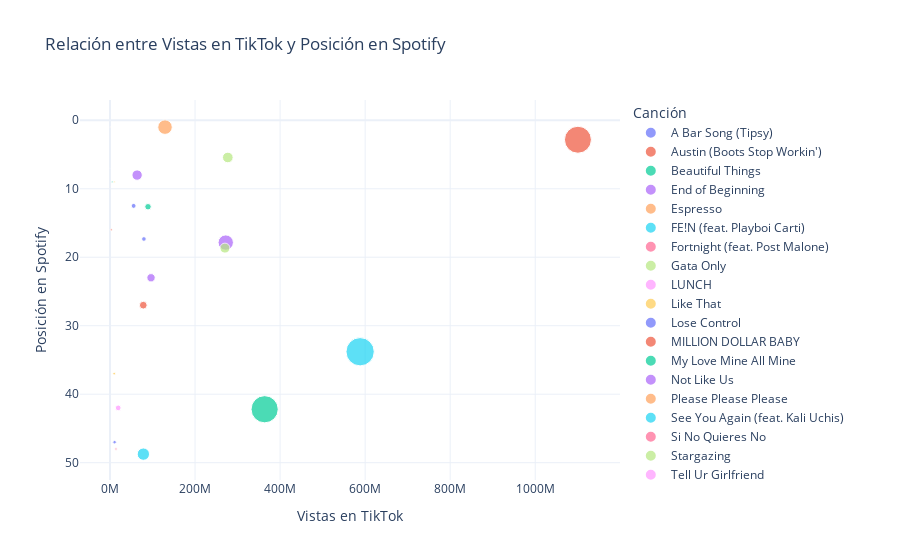

Notebook source saved alongside this figure:
### Code cell
# Convertir la columna 'date' a datetime en el dataframe fusionado
spotifytiktok_df['date'] = pd.to_datetime(spotifytiktok_df['date'])

# Agrupar por canción y calcular vistas y likes totales por canción en TikTok
song_impact_tiktok = spotifytiktok_df.groupby('trackName').agg({'views': 'sum', 'likes': 'sum'}).reset_index()

# Renombrar columnas para mayor claridad
song_impact_tiktok.rename(columns={'trackName': 'Canción', 'views': 'Vistas en TikTok', 'likes': 'Likes en TikTok'}, inplace=True)

# Calcular la posición promedio por canción en Spotify
song_impact_spotify = spotifytiktok_df.groupby('trackName').agg({'position_y': 'mean'}).reset_index()

# Renombrar columnas para mayor claridad
song_impact_spotify.rename(columns={'trackName': 'Canción', 'position_y': 'Posición Promedio en Spotify'}, inplace=True)

# Fusionar los datasets de impacto en TikTok y posiciones en Spotify
combined_df = pd.merge(song_impact_tiktok, song_impact_spotify, on='Canción')

# Crear el gráfico de dispersión con vistas en el eje X y likes en el tamaño de los puntos
fig = px.scatter(
    combined_df,
    x='Vistas en TikTok',
    y='Posición Promedio en Spotify',
    size='Likes en TikTok',
    color='Canción',
    title='Relación entre Vistas en TikTok y Posición en Spotify',
    labels={'Vistas en TikTok': 'Vistas en TikTok', 'Posición Promedio en Spotify': 'Posición en Spotify'},
    template='plotly_white',
    hover_data={'Likes en TikTok': True}  # Agregar likes en el hover
)

# Invertir el eje Y para que la posición 1 esté en la parte superior
fig.update_yaxes(autorange="reversed")

# Ajustar las etiquetas del eje X a millones
fig.update_xaxes(tickvals=[0, 200_000_000, 400_000_000, 600_000_000, 800_000_000, 1_000_000_000],
                 ticktext=['0M', '200M', '400M', '600M', '800M', '1000M'])

# Mostrar el gráfico
fig.show()

### Figure 1 — Plotly figure (JSON) as saved in the notebook; plotly's stock layout.template omitted (floating-point values rounded to 4 significant figures)
{"data": [{"customdata": [[2477600]], "hovertemplate": "Canción=A Bar Song (Tipsy)<br>Vistas en TikTok=%{x}<br>Posición en Spotify=%{y}<br>Likes en TikTok=%{customdata[0]}<extra></extra>", "legendgroup": "A Bar Song (Tipsy)", "marker": {"color": "#636efa", "size": [2477600], "sizemode": "area", "sizeref": 207100.0, "symbol": "circle"}, "mode": "markers", "name": "A Bar Song (Tipsy)", "orientation": "v", "showlegend": true, "type": "scatter", "x": [55600000], "xaxis": "x", "y": [12.5], "yaxis": "y"}, {"customdata": [[6200000]], "hovertemplate": "Canción=Austin (Boots Stop Workin')<br>Vistas en TikTok=%{x}<br>Posición en Spotify=%{y}<br>Likes en TikTok=%{customdata[0]}<extra></extra>", "legendgroup": "Austin (Boots Stop Workin')", "marker": {"color": "#EF553B", "size": [6200000], "sizemode": "area", "sizeref": 207100.0, "symbol": "circle"}, "mode": "markers", "name": "Austin (Boots Stop Workin')", "orientation": "v", "showlegend": true, "type": "scatter", "x": [78300000], "xaxis": "x", "y": [27], "yaxis": "y"}, {"customdata": [[348700]], "hovertemplate": "Canción=Beautiful Things<br>Vistas en TikTok=%{x}<br>Posición en Spotify=%{y}<br>Likes en TikTok=%{customdata[0]}<extra></extra>", "legendgroup": "Beautiful Things", "marker": {"color": "#00cc96", "size": [348700], "sizemode": "area", "sizeref": 207100.0, "symbol": "circle"}, "mode": "markers", "name": "Beautiful Things", "orientation": "v", "showlegend": true, "type": "scatter", "x": [5200000], "xaxis": "x", "y": [9], "yaxis": "y"}, {"customdata": [[24343200]], "hovertemplate": "Canción=End of Beginning<br>Vistas en TikTok=%{x}<br>Posición en Spotify=%{y}<br>Likes en TikTok=%{customdata[0]}<extra></extra>", "legendgroup": "End of Beginning", "marker": {"color": "#ab63fa", "size": [24343200], "sizemode": "area", "sizeref": 207100.0, "symbol": "circle"}, "mode": "markers", "name": "End of Beginning", "orientation": "v", "showlegend": true, "type": "scatter", "x": [272200000], "xaxis": "x", "y": [17.86], "yaxis": "y"}, {"customdata": [[54800]], "hovertemplate": "Canción=Espresso<br>Vistas en TikTok=%{x}<br>Posición en Spotify=%{y}<br>Likes en TikTok=%{customdata[0]}<extra></extra>", "legendgroup": "Espresso", "marker": {"color": "#FFA15A", "size": [54800], "sizemode": "area", "sizeref": 207100.0, "symbol": "circle"}, "mode": "markers", "name": "Espresso", "orientation": "v", "showlegend": true, "type": "scatter", "x": [638800], "xaxis": "x", "y": [1], "yaxis": "y"}, {"customdata": [[82839500]], "hovertemplate": "Canción=FE!N (feat. Playboi Carti)<br>Vistas en TikTok=%{x}<br>Posición en Spotify=%{y}<br>Likes en TikTok=%{customdata[0]}<extra></extra>", "legendgroup": "FE!N (feat. Playboi Carti)", "marker": {"color": "#19d3f3", "size": [82839500], "sizemode": "area", "sizeref": 207100.0, "symbol": "circle"}, "mode": "markers", "name": "FE!N (feat. Playboi Carti)", "orientation": "v", "showlegend": true, "type": "scatter", "x": [588200000], "xaxis": "x", "y": [33.8], "yaxis": "y"}, {"customdata": [[187400]], "hovertemplate": "Canción=Fortnight (feat. Post Malone)<br>Vistas en TikTok=%{x}<br>Posición en Spotify=%{y}<br>Likes en TikTok=%{customdata[0]}<extra></extra>", "legendgroup": "Fortnight (feat. Post Malone)", "marker": {"color": "#FF6692", "size": [187400], "sizemode": "area", "sizeref": 207100.0, "symbol": "circle"}, "mode": "markers", "name": "Fortnight (feat. Post Malone)", "orientation": "v", "showlegend": true, "type": "scatter", "x": [2300000], "xaxis": "x", "y": [16], "yaxis": "y"}, {"customdata": [[11700000]], "hovertemplate": "Canción=Gata Only<br>Vistas en TikTok=%{x}<br>Posición en Spotify=%{y}<br>Likes en TikTok=%{customdata[0]}<extra></extra>", "legendgroup": "Gata Only", "marker": {"color": "#B6E880", "size": [11700000], "sizemode": "area", "sizeref": 207100.0, "symbol": "circle"}, "mode": "markers", "name": "Gata Only", "orientation": "v", "showlegend": true, "type": "scatter", "x": [277100000], "xaxis": "x", "y": [5.429], "yaxis": "y"}, {"customdata": [[6387]], "hovertemplate": "Canción=LUNCH<br>Vistas en TikTok=%{x}<br>Posición en Spotify=%{y}<br>Likes en TikTok=%{customdata[0]}<extra></extra>", "legendgroup": "LUNCH", "marker": {"color": "#FF97FF", "size": [6387], "sizemode": "area", "sizeref": 207100.0, "symbol": "circle"}, "mode": "markers", "name": "LUNCH", "orientation": "v", "showlegend": true, "type": "scatter", "x": [24700], "xaxis": "x", "y": [7], "yaxis": "y"}, {"customdata": [[759500]], "hovertemplate": "Canción=Like That<br>Vistas en TikTok=%{x}<br>Posición en Spotify=%{y}<br>Likes en TikTok=%{customdata[0]}<extra></extra>", "legendgroup": "Like That", "marker": {"color": "#FECB52", "size": [759500], "sizemode": "area", "sizeref": 207100.0, "symbol": "circle"}, "mode": "markers", "name": "Like That", "orientation": "v", "showlegend": true, "type": "scatter", "x": [9900000], "xaxis": "x", "y": [37], "yaxis": "y"}, {"customdata": [[2217400]], "hovertemplate": "Canción=Lose Control<br>Vistas en TikTok=%{x}<br>Posición en Spotify=%{y}<br>Likes en TikTok=%{customdata[0]}<extra></extra>", "legendgroup": "Lose Control", "marker": {"color": "#636efa", "size": [2217400], "sizemode": "area", "sizeref": 207100.0, "symbol": "circle"}, "mode": "markers", "name": "Lose Control", "orientation": "v", "showlegend": true, "type": "scatter", "x": [79800000], "xaxis": "x", "y": [17.33], "yaxis": "y"}, {"customdata": [[75279000]], "hovertemplate": "Canción=MILLION DOLLAR BABY<br>Vistas en TikTok=%{x}<br>Posición en Spotify=%{y}<br>Likes en TikTok=%{customdata[0]}<extra></extra>", "legendgroup": "MILLION DOLLAR BABY", "marker": {"color": "#EF553B", "size": [75279000], "sizemode": "area", "sizeref": 207100.0, "symbol": "circle"}, "mode": "markers", "name": "MILLION DOLLAR BABY", "orientation": "v", "showlegend": true, "type": "scatter", "x": [1100400000], "xaxis": "x", "y": [2.842], "yaxis": "y"}, {"customdata": [[76500000]], "hovertemplate": "Canción=My Love Mine All Mine<br>Vistas en TikTok=%{x}<br>Posición en Spotify=%{y}<br>Likes en TikTok=%{customdata[0]}<extra></extra>", "legendgroup": "My Love Mine All Mine", "marker": {"color": "#00cc96", "size": [76500000], "sizemode": "area", "sizeref": 207100.0, "symbol": "circle"}, "mode": "markers", "name": "My Love Mine All Mine", "orientation": "v", "showlegend": true, "type": "scatter", "x": [363700000], "xaxis": "x", "y": [42.2], "yaxis": "y"}, {"customdata": [[11100000]], "hovertemplate": "Canción=Not Like Us<br>Vistas en TikTok=%{x}<br>Posición en Spotify=%{y}<br>Likes en TikTok=%{customdata[0]}<extra></extra>", "legendgroup": "Not Like Us", "marker": {"color": "#ab63fa", "size": [11100000], "sizemode": "area", "sizeref": 207100.0, "symbol": "circle"}, "mode": "markers", "name": "Not Like Us", "orientation": "v", "showlegend": true, "type": "scatter", "x": [63800000], "xaxis": "x", "y": [8], "yaxis": "y"}, {"customdata": [[21900000]], "hovertemplate": "Canción=Please Please Please<br>Vistas en TikTok=%{x}<br>Posición en Spotify=%{y}<br>Likes en TikTok=%{customdata[0]}<extra></extra>", "legendgroup": "Please Please Please", "marker": {"color": "#FFA15A", "size": [21900000], "sizemode": "area", "sizeref": 207100.0, "symbol": "circle"}, "mode": "markers", "name": "Please Please Please", "orientation": "v", "showlegend": true, "type": "scatter", "x": [129400000], "xaxis": "x", "y": [1], "yaxis": "y"}, {"customdata": [[15700000]], "hovertemplate": "Canción=See You Again (feat. Kali Uchis)<br>Vistas en TikTok=%{x}<br>Posición en Spotify=%{y}<br>Likes en TikTok=%{customdata[0]}<extra></extra>", "legendgroup": "See You Again (feat. Kali Uchis)", "marker": {"color": "#19d3f3", "size": [15700000], "sizemode": "area", "sizeref": 207100.0, "symbol": "circle"}, "mode": "markers", "name": "See You Again (feat. Kali Uchis)", "orientation": "v", "showlegend": true, "type": "scatter", "x": [78500000], "xaxis": "x", "y": [48.75], "yaxis": "y"}, {"customdata": [[601400]], "hovertemplate": "Canción=Si No Quieres No<br>Vistas en TikTok=%{x}<br>Posición en Spotify=%{y}<br>Likes en TikTok=%{customdata[0]}<extra></extra>", "legendgroup": "Si No Quieres No", "marker": {"color": "#FF6692", "size": [601400], "sizemode": "area", "sizeref": 207100.0, "symbol": "circle"}, "mode": "markers", "name": "Si No Quieres No", "orientation": "v", "showlegend": true, "type": "scatter", "x": [14100000], "xaxis": "x", "y": [48], "yaxis": "y"}, {"customdata": [[10300000]], "hovertemplate": "Canción=Stargazing<br>Vistas en TikTok=%{x}<br>Posición en Spotify=%{y}<br>Likes en TikTok=%{customdata[0]}<extra></extra>", "legendgroup": "Stargazing", "marker": {"color": "#B6E880", "size": [10300000], "sizemode": "area", "sizeref": 207100.0, "symbol": "circle"}, "mode": "markers", "name": "Stargazing", "orientation": "v", "showlegend": true, "type": "scatter", "x": [270300000], "xaxis": "x", "y": [18.67], "yaxis": "y"}, {"customdata": [[3402900]], "hovertemplate": "Canción=Tell Ur Girlfriend<br>Vistas en TikTok=%{x}<br>Posición en Spotify=%{y}<br>Likes en TikTok=%{customdata[0]}<extra></extra>", "legendgroup": "Tell Ur Girlfriend", "marker": {"color": "#FF97FF", "size": [3402900], "sizemode": "area", "sizeref": 207100.0, "symbol": "circle"}, "mode": "markers", "name": "Tell Ur Girlfriend", "orientation": "v", "showlegend": true, "type": "scatter", "x": [19300000], "xaxis": "x", "y": [42], "yaxis": "y"}, {"customdata": [[322100]], "hovertemplate": "Canción=Too Sweet<br>Vistas en TikTok=%{x}<br>Posición en Spotify=%{y}<br>Likes en TikTok=%{customdata[0]}<extra></extra>", "legendgroup": "Too Sweet", "marker": {"color": "#FECB52", "size": [322100], "sizemode": "area", "sizeref": 207100.0, "symbol": "circle"}, "mode": "markers", "name": "Too Sweet", "orientation": "v", "showlegend": true, "type": "scatter", "x": [10200000], "xaxis": "x", "y": [9], "yaxis": "y"}, {"customdata": [[1263000]], "hovertemplate": "Canción=Type Shit<br>Vistas en TikTok=%{x}<br>Posición en Spotify=%{y}<br>Likes en TikTok=%{customdata[0]}<extra></extra>", "legendgroup": "Type Shit", "marker": {"color": "#636efa", "size": [1263000], "sizemode": "area", "sizeref": 207100.0, "symbol": "circle"}, "mode": "markers", "name": "Type Shit", "orientation": "v", "showlegend": true, "type": "scatter", "x": [10800000], "xaxis": "x", "y": [47], "yaxis": "y"}, {"customdata": [[461500]], "hovertemplate": "Canción=euphoria<br>Vistas en TikTok=%{x}<br>Posición en Spotify=%{y}<br>Likes en TikTok=%{customdata[0]}<extra></extra>", "legendgroup": "euphoria", "marker": {"color": "#EF553B", "size": [461500], "sizemode": "area", "sizeref": 207100.0, "symbol": "circle"}, "mode": "markers", "name": "euphoria", "orientation": "v", "showlegend": true, "type": "scatter", "x": [2900000], "xaxis": "x", "y": [16], "yaxis": "y"}, {"customdata": [[4287200]], "hovertemplate": "Canción=i like the way you kiss me<br>Vistas en TikTok=%{x}<br>Posición en Spotify=%{y}<br>Likes en TikTok=%{customdata[0]}<extra></extra>", "legendgroup": "i like the way you kiss me", "marker": {"color": "#00cc96", "size": [4287200], "sizemode": "area", "sizeref": 207100.0, "symbol": "circle"}, "mode": "markers", "name": "i like the way you kiss me", "orientation": "v", "showlegend": true, "type": "scatter", "x": [89400000], "xaxis": "x", "y": [12.62], "yaxis": "y"}, {"customdata": [[7200000]], "hovertemplate": "Canción=we can't be friends (wait for your love)<br>Vistas en TikTok=%{x}<br>Posición en Spotify=%{y}<br>Likes en TikTok=%{customdata[0]}<extra></extra>", "legendgroup": "we can't be friends (wait for your love)", "marker": {"color": "#ab63fa", "size": [7200000], "sizemode": "area", "sizeref": 207100.0, "symbol": "circle"}, "mode": "markers", "name": "we can't be friends (wait for your love)", "orientation": "v", "showlegend": true, "type": "scatter", "x": [96500000], "xaxis": "x", "y": [23], "yaxis": "y"}], "layout": {"legend": {"itemsizing": "constant", "title": {"text": "Canción"}, "tracegroupgap": 0}, "title": {"text": "Relación entre Vistas en TikTok y Posición en Spotify"}, "xaxis": {"anchor": "y", "domain": [0, 1], "ticktext": ["0M", "200M", "400M", "600M", "800M", "1000M"], "tickvals": [0, 200000000, 400000000, 600000000, 800000000, 1000000000], "title": {"text": "Vistas en TikTok"}}, "yaxis": {"anchor": "x", "autorange": "reversed", "domain": [0, 1], "title": {"text": "Posición en Spotify"}}}}
